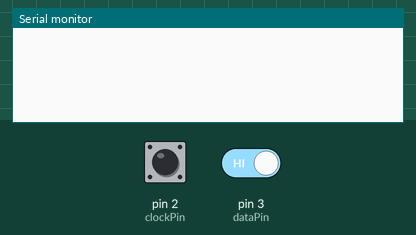
Bench run of a sketch on a simulated Arduino Uno, built with avr-gcc and run on an emulated ATmega328P. Parts: the last lines printed to the serial monitor. The inputs (shaded band) are chosen by the test bench; at power-on: pin 2 (clockPin) HIGH, pin 3 (dataPin) HIGH.

Above: at 1.2 s.
1.3 s: pin 2 (clockPin) pulled LOW for 0.15 s
At 2.5 s:
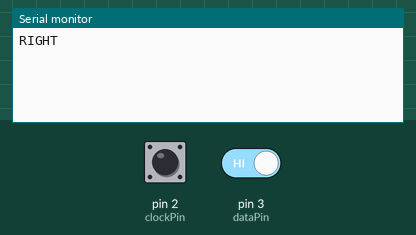
2.9 s: pin 2 (clockPin) driven LOW and pin 3 (dataPin) driven LOW
At 3.7 s:
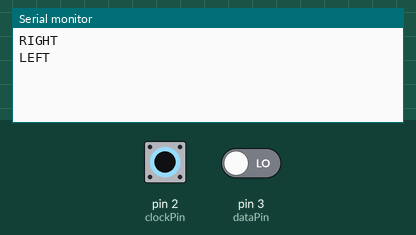

The sketch:

test.ino
```cpp
const int clockPin = 2;
const int dataPin = 3;

// use volatile for variables modified inside interrupts
volatile int encoderCount = 0;
int lastCount = 0;

void setup() {
  pinMode(clockPin, INPUT_PULLUP);
  pinMode(dataPin, INPUT_PULLUP);

  Serial.begin(9600);

  // attach interrupt to CLK looking for a falling edge
  attachInterrupt(digitalPinToInterrupt(clockPin), encoderISR, FALLING);
}

void loop() {
  // check if encoder count has changed
  if (encoderCount != lastCount) {
    if (encoderCount > lastCount) {
      Serial.println("RIGHT");
    } else {
      Serial.println("LEFT");
    }
    lastCount = encoderCount;
  }
}

// Interrupt Service Routine executed instantly on pin change
void encoderISR() {
  // read DT pin to determine direction
  if (digitalRead(dataPin) == HIGH) {
    encoderCount++;
  } else {
    encoderCount--;
  }
}
```

precision-scroll.ino
```cpp

```

Measured:
- after the input at 1.3 s, the serial monitor: prints a new line at once (image 1)
- after the input at 2.9 s, the serial monitor: prints a new line at once (image 2)
